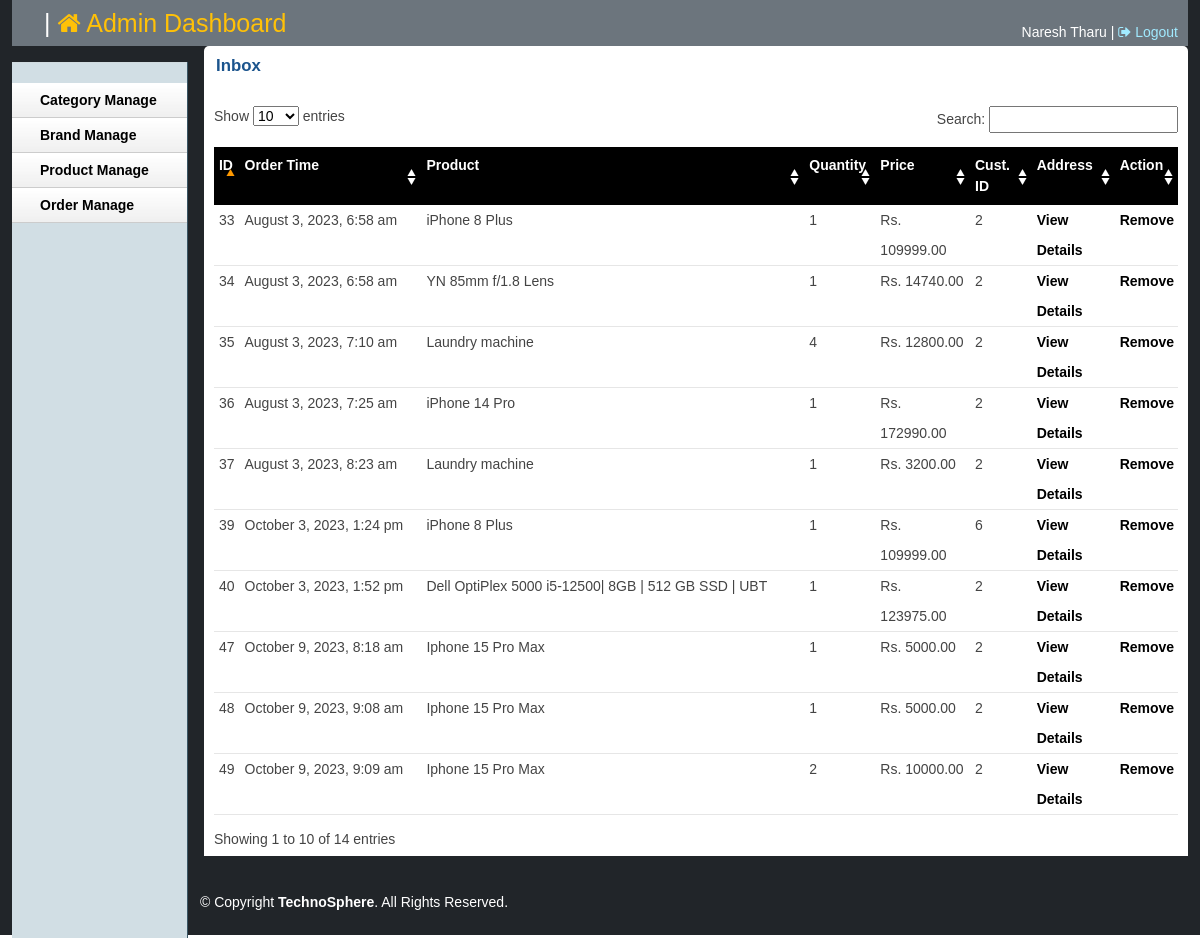
Page /admin/inbox.php (signed in) on the committed database.
### tables this page shows
CREATE TABLE `tbl_order` (
  `id` int(11) NOT NULL,
  `cmrId` int(11) NOT NULL,
  `productId` int(11) NOT NULL,
  `productName` varchar(255) NOT NULL,
  `quantity` int(11) NOT NULL,
  `price` float(10,2) NOT NULL,
  `image` varchar(255) NOT NULL,
  `date` datetime NOT NULL DEFAULT current_timestamp(),
  `status` enum('Pending','Processing','Completed','Cancelled') NOT NULL DEFAULT 'Pending'
);

### lib/Session.php (called while the page is built, shortened)
<?php
class Session{
 public static function get($key){
  if (isset($_SESSION[$key])) {
   return $_SESSION[$key];
  } else {
   return false;
  }
 }
}
?>

### lib/Database.php (called while the page is built, shortened)
<?php
Class Database{
 public $host   = DB_HOST;
 public $user   = DB_USER;
 public $pass   = DB_PASS;
 public $dbname = DB_NAME;
 public $link;
private function connectDB(){
 $this->link = new mysqli($this->host, $this->user, $this->pass,
  $this->dbname);
 }
public function select($query){
  $result = $this->link->query($query) or
   die($this->link->error.__LINE__);
  if($result->num_rows > 0){
    return $result;
  } else {
    return false;
  }
 }
}

### classess/Cart.php (called while the page is built, shortened)
<?php
$filepath = realpath(dirname(__FILE__));
include_once($filepath . '/../lib/Database.php');
include_once($filepath . '/../helpers/Formate.php');
?>
<?php
class Cart
{
	private $db;
	public function __construct()
	{
		$this->db = new Database();
	}
	public function getAllOrderProduct()
	{
		$query = "SELECT * FROM tbl_order ORDER BY date DESC";
		$result = $this->db->select($query);
		return $result;
	}
}
?>

### helpers/Formate.php (called while the page is built, shortened)
<?php
class Format{
 public function formatDate($date){
  return date('F j, Y, g:i a', strtotime($date));
 }
}
?>

### admin/inbox.php (the view, shortened to what this page needs)
<?php include 'inc/header.php'; ?>
<?php include 'inc/sidebar.php'; ?>
<?php
$filepath = realpath(dirname(__FILE__));
include_once($filepath . '/../classess/Cart.php');
$ct = new Cart();
$fm = new Format();
?>
<div class="grid_10">
	<div class="box round first grid">
		<h2>Inbox</h2>
		<div class="block">
			<table class="data display datatable" id="example">
				<thead>
					<tr>
						<th>ID</th>
						<th>Order Time</th>
						<th>Product</th>
						<th>Quantity</th>
						<th>Price</th>
						<th>Cust. ID</th>
						<th>Address</th>
						<th>Action</th>
					</tr>
				</thead>
				<tbody>
					<?php
					$getOrder = $ct->getAllOrderProduct();
					if ($getOrder) {
						while ($result = $getOrder->fetch_assoc()) {
					?>
							<tr class="odd gradeX">
								<td><?php echo $result['id']; ?></td>
								<td><?php echo $fm->formatDate($result['date']); ?></td>
								<td><?php echo $result['productName']; ?></td>
								<td><?php echo $result['quantity']; ?></td>
								<td>Rs. <?php echo $result['price']; ?></td>
								<td><?php echo $result['cmrId']; ?></td>
								<td><a href="customer.php?custId=<?php echo $result['cmrId']; ?>">View Details</a></td>
								<?php
								if ($result['status'] == '0') { ?>
									<td><a href="?shiftid=<?php echo $result['id']; ?>">Shifted</a></td>
								<?php } elseif ($result['status'] == '1') { ?>
									<td>Pending</td>
								<?php } else { ?>
									<td><a href="?delproid=<?php echo $result['id']; ?>">Remove</a></td>
								<?php } ?>
							</tr>
					<?php }
					} ?>
				</tbody>
			</table>
		</div>
	</div>
</div>
<?php include 'inc/footer.php'; ?>

### admin/inc/header.php (shortened to what this page needs)
<?php
include '../lib/Session.php';
include '../lib/Database.php';
include '../helpers/Formate.php';
?>
<!DOCTYPE html>
<html>
<head>
    <link rel="stylesheet" href="https://cdn.jsdelivr.net/npm/bootstrap@5.3.1/dist/css/bootstrap.min.css">
    <link rel="stylesheet" href="https://cdnjs.cloudflare.com/ajax/libs/font-awesome/4.7.0/css/font-awesome.min.css">
    <link rel="stylesheet" type="text/css" href="css/reset.css" media="screen" />
    <link rel="stylesheet" type="text/css" href="css/text.css" media="screen" />
    <link rel="stylesheet" type="text/css" href="css/grid.css" media="screen" />
    <link rel="stylesheet" type="text/css" href="css/layout.css" media="screen" />
    <link rel="stylesheet" type="text/css" href="css/nav.css" media="screen" />
    <link href="css/table/demo_page.css" rel="stylesheet" type="text/css" />
</head>
<body>
    <div class="container_12 bg-dark">
        <div class="grid_12 header-repeat bg-dark">
            <div id="branding" class="bg-secondary">
                <div class="floatleft middle bg">
                    <h1> <a href="dashboard.php" class="text-warning"><i class="fa fa-home" aria-hidden="true"></i> Admin Dashboard</a> </h1>
                </div>
                <div class="floatright">
                    <div class="floatleft marginleft10">
                        <ul class="inline-ul floatleft">
                            <li> <?php echo Session::get('adminName'); ?></li>
                            <li><a href="?action=logout"><i class="fa fa-sign-out" aria-hidden="true"></i> Logout</a></li>
                        </ul>
                    </div>
                </div>
            </div>
        </div>

### admin/inc/sidebar.php (shortened to what this page needs)
<div class="grid_2">
    <div class="box sidemenu">
        <div class="block">
            <ul class="section menu">
                <hr />
                <li><a href="catlist.php">Category Manage</a> </li>
                <li><a href="brandlist.php">Brand Manage</a> </li>
                <li><a href="productlist.php">Product Manage</a> </li>
                <li><a href="sliderlist.php">Order Manage</a> </li>
            </ul>
        </div>
    </div>
</div>

### admin/inc/footer.php
<footer class="py-2 text-white">
    <p>
        &copy; Copyright <a href="#" class="text-white">TechnoSphere</a>. All Rights Reserved.
    </p>
</footer>
</body>
</html>

### admin/css/text.css (style rules this page uses)
body { font: 13px/1.5 Tahoma, Helvetica, Arial, 'Liberation Sans', FreeSans, sans-serif; }
hr { border-color: #ccc; border-style: solid; border-width: 1px 0 0; clear: both; height: 0; }
h1 { font-size: 25px; }
h2 { font-size: 23px; }
ul { list-style: square; }
li { margin-left: 30px; }
p, dl, hr, h1, h2, h3, h4, h5, h6, ol, ul, pre, table, address, fieldset { margin-bottom: 20px; }

### admin/css/grid.css (style rules this page uses)
.container_12, .container_16 { min-height: 620px; width: 100%; }
.grid_1, .grid_2, .grid_3, .grid_4, .grid_5, .grid_6, .grid_7, .grid_8, .grid_9, .grid_10, .grid_11, .grid_12, .grid_13, .grid_14, .grid_15, .grid_16 { display: inline; float: left; margin-left: 1%; margin-right: 1%; }
.container_12 .grid_12, .container_16 .grid_16 { width: 98%; }
.container_12 .grid_2 { width: 14.666%; }
.container_12 .grid_10 { width: 81.333%; }

### admin/css/layout.css (style rules this page uses)
body { background: #fff none repeat scroll 0 0; color: #444; font-size: 14px; padding: 0; }
.floatleft { float:left; }
.middle { margin-left: 22px; margin-top: -14px; }
.middle h1 { color:#ddd;margin:0 }
.floatright { float:right; }
.inline-ul li { display:inline; color:#fff; }
.marginleft10 { margin-left:10px; }
a { color: #000; font-weight:bold; text-decoration: none; }
.container_12, .container_16 { background:#2E5E79; }
h1, h2, h3, h4, h5, h6 { line-height:1.2em; margin-bottom:.3em; }
h2 { margin-top:1em; }
h1 a { font-weight:normal; }
#branding { font-weight: normal; margin-bottom: 0; padding: 22px 10px 3px; text-align: left; }
.header-repeat { background:url(../img/header-repeat.jpg) repeat-x; }
#branding a { color:#A1EAFF; font-weight:normal; }
#branding a:before { content:" | "; color:#fff; }
#branding ul, #branding ul li { margin:0px; padding:0px; }
#branding li { padding:0px 0px 0px 0px !important; }
.box { background:#fff; margin-bottom:20px; padding:10px 10px 10px 10px; margin-left:-8px; }
.box.grid { padding-bottom:40px; }
.box.round { -moz-border-radius: 5px 5px 0px 0px; -webkit-border-radius: 5px 5px 0px 0px; border-radius: 5px 5px 0px 0px; }
.box h2 { font-size:1.2em; font-weight:bold; color:#1B548D; margin:-10px -10px 0 -10px; padding:10px 12px; -moz-border-radius: 5px 5px 0px 0px; -webkit-border-radius: 5px 5px 0px 0px; border-radius: 5px 5px 0px 0px; }
.box.first { min-height: 406px; }
.block { padding-top:20px; }
.box.sidemenu { background-color:#D1DEE4; border-right:1px solid #3A5665; padding:0px; margin:0px; cursor:pointer; }
.box.sidemenu .block { padding-top:0px; margin-top:0px; }
p { margin-bottom:1em; }
ul, ol { padding-top:0; }
ul.menu { list-style:none; border-top:1px solid #bbb; }
ul.menu li { margin:0; }
ul.menu li a { display:block; padding:4px 10px; border-bottom:1px solid #ccc; }
ul.section { border-top:0; margin-bottom:0; }
ul.section li a { background:url(../img/sidemenu-repeat.jpg) repeat-x; line-height:26px; padding-left:28px; }
.block { padding-bottom:1px; }
table.display { margin: 0 auto; clear: both; width: 100%; }
.sorting_asc { background: #000 url(../img/table/sort_asc.png) no-repeat center right; padding:8px 5px; text-align:left; color:#fff; }
.sorting { background:#000 url(../img/table/sort_both.png) no-repeat center right; padding:8px 5px; text-align:left; color:#fff; }
tr.odd { height: 30px; line-height: 30px; border-bottom:1px solid #e6e6e6; }
tr.even { height: 30px; line-height: 30px; border-bottom:1px solid #e6e6e6; }
tr.odd td, tr.even td { padding-left:5px; }

### rows in the picture
tbl_order: id "49", date "October 9, 2023, 9:09 am", productName "Iphone 15 Pro Max", quantity "2", price "10000.00", cmrId "2"
tbl_order: id "48", date "October 9, 2023, 9:08 am", productName "Iphone 15 Pro Max", quantity "1", price "5000.00", cmrId "2"
tbl_order: id "47", date "October 9, 2023, 8:18 am", productName "Iphone 15 Pro Max", quantity "1", price "5000.00", cmrId "2"
tbl_order: id "40", date "October 3, 2023, 1:52 pm", productName "Dell OptiPlex 5000 i5-12500| 8GB | 512 GB SSD | UBT", quantity "1", price "123975.00", cmrId "2"
tbl_order: id "39", date "October 3, 2023, 1:24 pm", productName "iPhone 8 Plus", quantity "1", price "109999.00", cmrId "6"
tbl_order: id "37", date "August 3, 2023, 8:23 am", productName "Laundry machine", quantity "1", price "3200.00", cmrId "2"
tbl_order: id "36", date "August 3, 2023, 7:25 am", productName "iPhone 14 Pro", quantity "1", price "172990.00", cmrId "2"
tbl_order: id "35", date "August 3, 2023, 7:10 am", productName "Laundry machine", quantity "4", price "12800.00", cmrId "2"
tbl_order: id "34", date "August 3, 2023, 6:58 am", productName "YN 85mm f/1.8 Lens", quantity "1", price "14740.00", cmrId "2"
tbl_order: id "33", date "August 3, 2023, 6:58 am", productName "iPhone 8 Plus", quantity "1", price "109999.00", cmrId "2"

### other values in the picture
Session::get('adminName') "Naresh Tharu"
